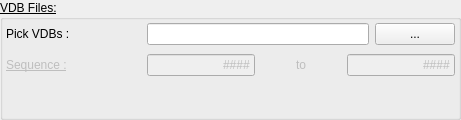
                   <widget class="QGroupBox" name="groupBox_sgVDBFiles">
                    <property name="sizePolicy">
                     <sizepolicy hsizetype="Preferred" vsizetype="Expanding">
                      <horstretch>0</horstretch>
                      <verstretch>0</verstretch>
                     </sizepolicy>
                    </property>
                    <property name="minimumSize">
                     <size>
                      <width>0</width>
                      <height>120</height>
                     </size>
                    </property>
                    <property name="maximumSize">
                     <size>
                      <width>16777215</width>
                      <height>120</height>
                     </size>
                    </property>
                    <property name="font">
                     <font>
                      <pointsize>9</pointsize>
                      <bold>false</bold>
                      <underline>true</underline>
                     </font>
                    </property>
                    <property name="title">
                     <string>VDB Files:</string>
                    </property>
                    <layout class="QVBoxLayout" name="verticalLayout_70">
                     <property name="leftMargin">
                      <number>3</number>
                     </property>
                     <property name="topMargin">
                      <number>3</number>
                     </property>
                     <property name="rightMargin">
                      <number>3</number>
                     </property>
                     <property name="bottomMargin">
                      <number>3</number>
                     </property>
                     <item>
                      <layout class="QHBoxLayout" name="horizontalLayout_62">
                       <item>
                        <widget class="QLabel" name="label_sgPickFolderVDBTxt">
                         <property name="minimumSize">
                          <size>
                           <width>135</width>
                           <height>0</height>
                          </size>
                         </property>
                         <property name="maximumSize">
                          <size>
                           <width>135</width>
                           <height>16777215</height>
                          </size>
                         </property>
                         <property name="font">
                          <font>
                           <pointsize>9</pointsize>
                           <bold>false</bold>
                           <underline>false</underline>
                          </font>
                         </property>
                         <property name="text">
                          <string>Pick VDBs :        </string>
                         </property>
                        </widget>
                       </item>
                       <item>
                        <widget class="QLineEdit" name="lineEdit_sgFolderVDBntry">
                         <property name="enabled">
                          <bool>true</bool>
                         </property>
                         <property name="sizePolicy">
                          <sizepolicy hsizetype="Preferred" vsizetype="Maximum">
                           <horstretch>0</horstretch>
                           <verstretch>0</verstretch>
                          </sizepolicy>
                         </property>
                         <property name="font">
                          <font>
                           <pointsize>9</pointsize>
                           <bold>false</bold>
                           <underline>false</underline>
                          </font>
                         </property>
                         <property name="readOnly">
                          <bool>true</bool>
                         </property>
                        </widget>
                       </item>
                       <item>
                        <widget class="QPushButton" name="pushButton_sg_PickFolderVDBEntry">
                         <property name="enabled">
                          <bool>true</bool>
                         </property>
                         <property name="sizePolicy">
                          <sizepolicy hsizetype="Minimum" vsizetype="Fixed">
                           <horstretch>0</horstretch>
                           <verstretch>0</verstretch>
                          </sizepolicy>
                         </property>
                         <property name="minimumSize">
                          <size>
                           <width>80</width>
                           <height>0</height>
                          </size>
                         </property>
                         <property name="maximumSize">
                          <size>
                           <width>80</width>
                           <height>16777215</height>
                          </size>
                         </property>
                         <property name="font">
                          <font>
                           <pointsize>9</pointsize>
                           <bold>false</bold>
                           <underline>false</underline>
                          </font>
                         </property>
                         <property name="cursor">
                          <cursorShape>PointingHandCursor</cursorShape>
                         </property>
                         <property name="text">
                          <string>...</string>
                         </property>
                        </widget>
                       </item>
                      </layout>
                     </item>
                     <item>
                      <widget class="QFrame" name="frame_sgVDBFilesSequence">
                       <property name="enabled">
                        <bool>false</bool>
                       </property>
                       <property name="frameShape">
                        <enum>QFrame::NoFrame</enum>
                       </property>
                       <property name="frameShadow">
                        <enum>QFrame::Raised</enum>
                       </property>
                       <layout class="QVBoxLayout" name="verticalLayout_87">
                        <property name="leftMargin">
                         <number>0</number>
                        </property>
                        <property name="topMargin">
                         <number>0</number>
                        </property>
                        <property name="rightMargin">
                         <number>0</number>
                        </property>
                        <property name="bottomMargin">
                         <number>0</number>
                        </property>
                        <item>
                         <layout class="QHBoxLayout" name="horizontalLayout_66">
                          <item>
                           <widget class="QLabel" name="label_sgVDBSequence01">
                            <property name="minimumSize">
                             <size>
                              <width>135</width>
                              <height>0</height>
                             </size>
                            </property>
                            <property name="maximumSize">
                             <size>
                              <width>135</width>
                              <height>16777215</height>
                             </size>
                            </property>
                            <property name="text">
                             <string>Sequence :</string>
                            </property>
                           </widget>
                          </item>
                          <item>
                           <widget class="QLineEdit" name="lineEdit_sgVDBSequenceStart">
                            <property name="font">
                             <font>
                              <pointsize>9</pointsize>
                              <bold>false</bold>
                              <underline>false</underline>
                             </font>
                            </property>
                            <property name="text">
                             <string>####</string>
                            </property>
                            <property name="alignment">
                             <set>Qt::AlignRight|Qt::AlignTrailing|Qt::AlignVCenter</set>
                            </property>
                           </widget>
                          </item>
                          <item>
                           <widget class="QLabel" name="label_sgVDBSequence02">
                            <property name="minimumSize">
                             <size>
                              <width>80</width>
                              <height>0</height>
                             </size>
                            </property>
                            <property name="maximumSize">
                             <size>
                              <width>80</width>
                              <height>16777215</height>
                             </size>
                            </property>
                            <property name="font">
                             <font>
                              <pointsize>9</pointsize>
                              <bold>false</bold>
                              <underline>false</underline>
                             </font>
                            </property>
                            <property name="text">
                             <string>to</string>
                            </property>
                            <property name="alignment">
                             <set>Qt::AlignCenter</set>
                            </property>
                           </widget>
                          </item>
                          <item>
                           <widget class="QLineEdit" name="lineEdit_sgVDBSequenceEnd">
                            <property name="font">
                             <font>
                              <pointsize>9</pointsize>
                              <bold>false</bold>
                              <underline>false</underline>
                             </font>
                            </property>
                            <property name="text">
                             <string>####</string>
                            </property>
                            <property name="alignment">
                             <set>Qt::AlignRight|Qt::AlignTrailing|Qt::AlignVCenter</set>
                            </property>
                           </widget>
                          </item>
                         </layout>
                        </item>
                       </layout>
                      </widget>
                     </item>
                     <item>
                      <layout class="QHBoxLayout" name="horizontalLayout_63">
                       <item>
                        <widget class="QLabel" name="label_sgVDBNewMessage">
                         <property name="minimumSize">
                          <size>
                           <width>135</width>
                           <height>0</height>
                          </size>
                         </property>
                         <property name="maximumSize">
                          <size>
                           <width>135</width>
                           <height>16777215</height>
                          </size>
                         </property>
                         <property name="font">
                          <font>
                           <pointsize>9</pointsize>
                           <bold>false</bold>
                           <underline>false</underline>
                          </font>
                         </property>
                         <property name="text">
                          <string/>
                         </property>
                         <property name="alignment">
                          <set>Qt::AlignLeading|Qt::AlignLeft|Qt::AlignVCenter</set>
                         </property>
                        </widget>
                       </item>
                       <item>
                        <widget class="QLabel" name="label_sgVDBNewMessageTxt">
                         <property name="font">
                          <font>
                           <pointsize>9</pointsize>
                           <bold>false</bold>
                           <underline>false</underline>
                          </font>
                         </property>
                         <property name="text">
                          <string/>
                         </property>
                         <property name="alignment">
                          <set>Qt::AlignLeading|Qt::AlignLeft|Qt::AlignVCenter</set>
                         </property>
                        </widget>
                       </item>
                      </layout>
                     </item>
                    </layout>
                   </widget>
